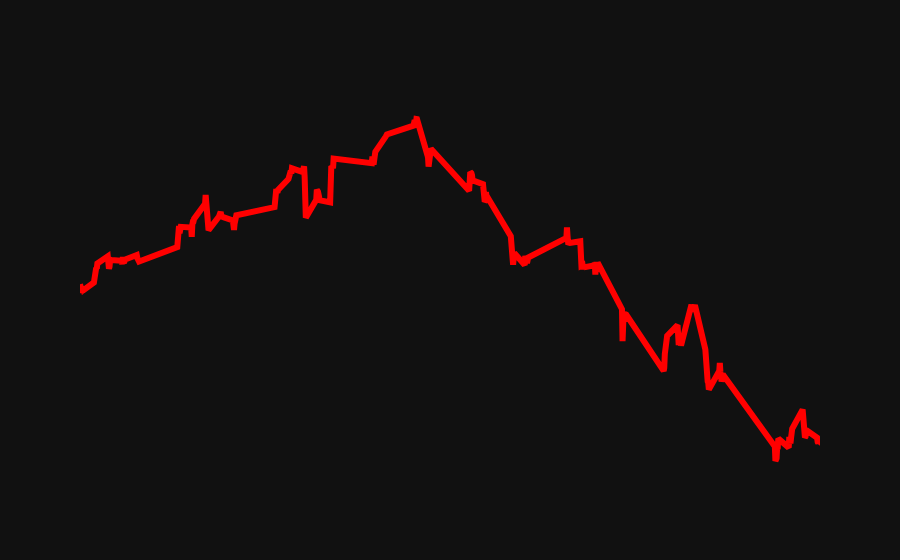

The code cell stored with this chart in its notebook:
### Code cell
# mini chart for table

cursor = conn.cursor()
query = """
    SELECT 
        info->>'symbol' AS symbol,
        info->>'shortName' AS short_name,
        array_agg(
            json_build_object(
                'close_date', to_timestamp((key)::numeric / 1000), 
                'price', value::numeric
            )
        ) AS close_history
    FROM stocks.yfinance y,
        jsonb_each_text(hourly->'Close') AS close_data(key, value)
    WHERE ticker = 'AAPL'
    GROUP BY symbol, short_name;
"""
cursor.execute(query)
result = cursor.fetchone()
cursor.close()

close_history = result[2]
dates = []
prices = []

for entry in close_history:
    dates.append(entry['close_date'])
    prices.append(entry['price'])

line_color = 'green' if prices[-1] >= prices[0] else 'red'

fig = go.Figure(data=go.Scatter(
    x=dates, 
    y=prices,
    line=dict(color=line_color, width=6),
))

fig.update_layout(
    xaxis=dict(
        showticklabels=False,
        showgrid=False,
    ),
    yaxis=dict(
        showticklabels=False,
        showgrid=False,
    ),
    template="plotly_dark"
)

fig.show()

### Figure 1 — Plotly figure (JSON) as saved in the notebook; plotly's stock layout.template omitted (floating-point values rounded to 4 significant figures; data arrays with more than 128 entries replaced by an {"elided": "..."} marker saying what was removed)
{"data": [{"line": {"color": "red", "width": 6}, "type": "scatter", "x": {"elided": "248 str values"}, "y": {"elided": "248 float values"}}], "layout": {"xaxis": {"showgrid": false, "showticklabels": false}, "yaxis": {"showgrid": false, "showticklabels": false}}}
